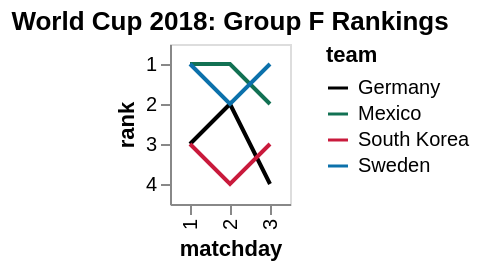

Write a Vega-Lite specification for this figure.
### Vega-Lite specification from a JSON file in a GitHub repository (floating-point values rounded to 4 significant figures)
{"$schema": "https://vega.github.io/schema/vega-lite/v3.json", "title": "World Cup 2018: Group F Rankings", "data": {"values": [{"team": "Germany", "matchday": 1, "point": 0, "diff": -1}, {"team": "Mexico", "matchday": 1, "point": 3, "diff": 1}, {"team": "South Korea", "matchday": 1, "point": 0, "diff": -1}, {"team": "Sweden", "matchday": 1, "point": 3, "diff": 1}, {"team": "Germany", "matchday": 2, "point": 3, "diff": 0}, {"team": "Mexico", "matchday": 2, "point": 6, "diff": 2}, {"team": "South Korea", "matchday": 2, "point": 0, "diff": -2}, {"team": "Sweden", "matchday": 2, "point": 3, "diff": 0}, {"team": "Germany", "matchday": 3, "point": 3, "diff": -2}, {"team": "Mexico", "matchday": 3, "point": 6, "diff": -1}, {"team": "South Korea", "matchday": 3, "point": 3, "diff": 0}, {"team": "Sweden", "matchday": 3, "point": 6, "diff": 3}]}, "transform": [{"sort": [{"field": "point", "order": "descending"}, {"field": "diff", "order": "descending"}], "window": [{"op": "rank", "as": "rank"}], "groupby": ["matchday"]}], "mark": {"type": "line", "orient": "vertical"}, "encoding": {"x": {"field": "matchday", "type": "ordinal"}, "y": {"field": "rank", "type": "ordinal"}, "color": {"field": "team", "type": "nominal", "scale": {"domain": ["Germany", "Mexico", "South Korea", "Sweden"], "range": ["black", "#127153", "#C91A3C", "#0C71AB"]}}}}
